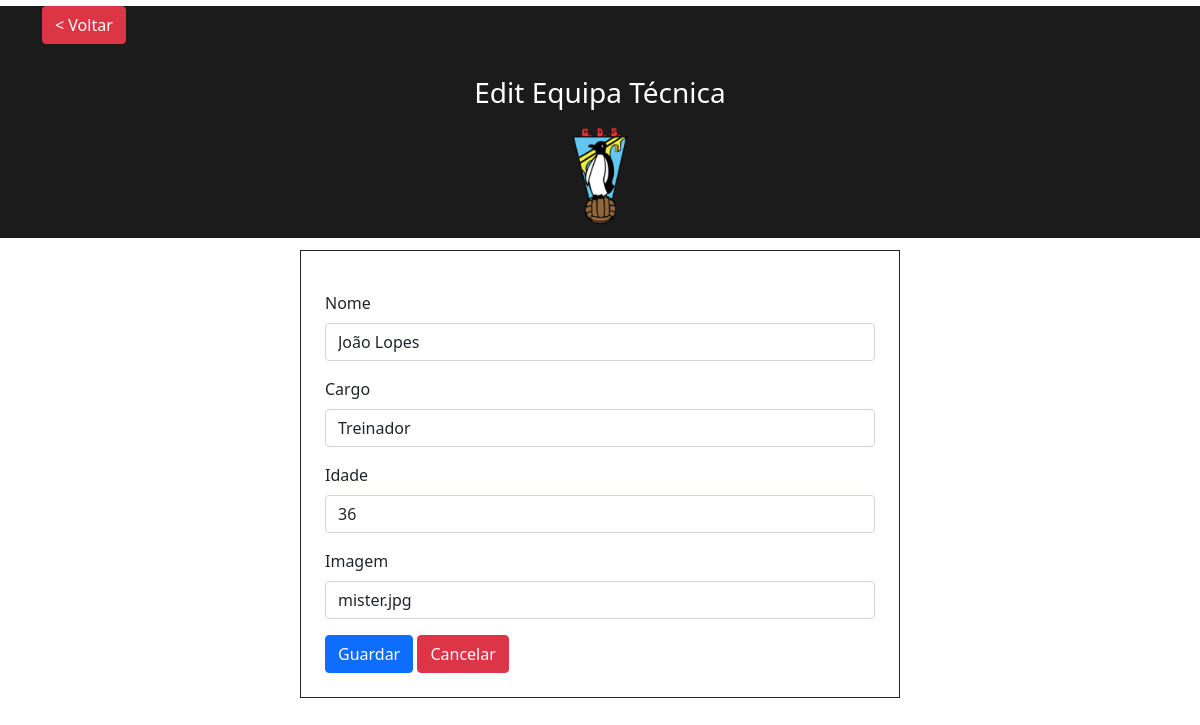
The page /area-admin/editequipa_tecnica.php?Id=1 on the database its author committed.
### tables this page shows
CREATE TABLE `equipa_tecnica` (
  `Id` int(11) NOT NULL,
  `Nome` text NOT NULL,
  `Cargo` text NOT NULL,
  `Idade` int(11) NOT NULL,
  `Img` varchar(256) NOT NULL
);

### area-admin/editequipa_tecnica.php (the view, shortened to what this page needs)
<!DOCTYPE html>
<html lang="en">
<head>
    <link rel="stylesheet" href="css/bootstrap.min.css">
</head>
<body>
     <?php
require 'includes/connection.php';
$Id = $_GET['Id'];
$sql = 'SELECT * FROM equipa_tecnica WHERE Id = :Id';
$sth = $dbh->prepare($sql);
$sth->bindParam(':Id', $Id, PDO::PARAM_INT);
$sth->execute();
$equipa_tecnica = $sth->fetchObject();
?>
<div style="background-color: #1b1b1b; margin-top:-1.5%;">
    <div class="container mt-4" style="background-color: #1b1b1b;">
    <a  href="equipa_tecnica.php" class="btn btn-danger">< Voltar</a>
    </div>
    <div class="title-h2" style="padding: 2rem; background-color: #1b1b1b;">
        <h3>Edit Equipa Técnica</h3>
    </div>
    <div style="text-align: center; ">
            <img  src="/GDS/images/ProjetoGDS/gdss.png" style="max-height: 100px; margin-top:-2%;  margin-bottom:1%;">
        </div>
</div>
    <div class="col-lg-6 offset-lg-3">
        <form action="includes/updateequipatecnica.php" method="GET" class="border border-1 border-dark p-4" style="width: 100%; margin-top: 2%;">
            <div class="mb-3">
                <label  class="form-label">Nome</label>
                <input type="text" class="form-control" name="Nome"
                value="<?= $equipa_tecnica->Nome ?>">
            </div>
            <div class="mb-3">
                <label  class="form-label">Cargo</label>
                <input type="text" class="form-control" name="Cargo"
                  value="<?= $equipa_tecnica->Cargo ?>">
            </div>
            <div class="mb-3">
                <label  class="form-label">Idade</label>
                <input type="text" class="form-control" name="Idade"
                  value="<?= $equipa_tecnica->Idade ?>">
            </div>
            <div class="mb-3">
                <label  class="form-label">Imagem</label>
                <input type="text" class="form-control" name="Img"
                 value="<?= $equipa_tecnica->Img ?>">
            </div>
            <div>
                <button type="submit" class="btn btn-primary">Guardar</button>
                <button type="reset" class="btn btn-danger">Cancelar</button>
            </div>
        </form>
    </div>
</body>
</html>

### area-admin/editequipa_tecnica.php (style rules this page uses)
.title-h2 { font-size: 1rem; text-align: center; color: white; padding: 2rem; }

### rows shown on the page
equipa_tecnica: Nome "João Lopes", Cargo "Treinador", Idade "36", Img "mister.jpg"
